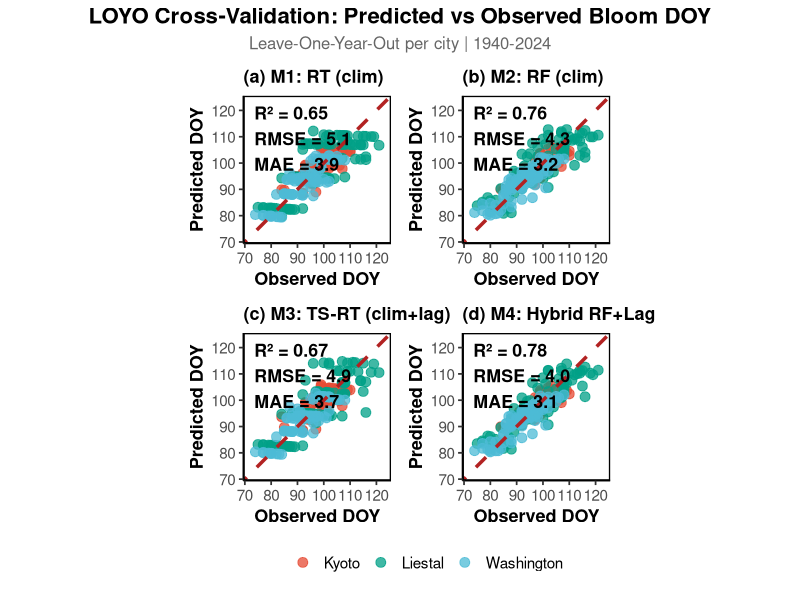
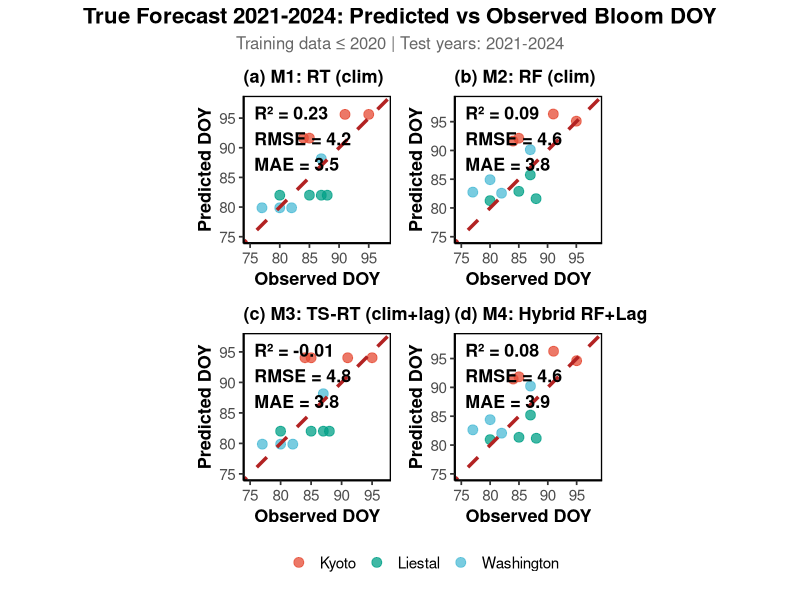
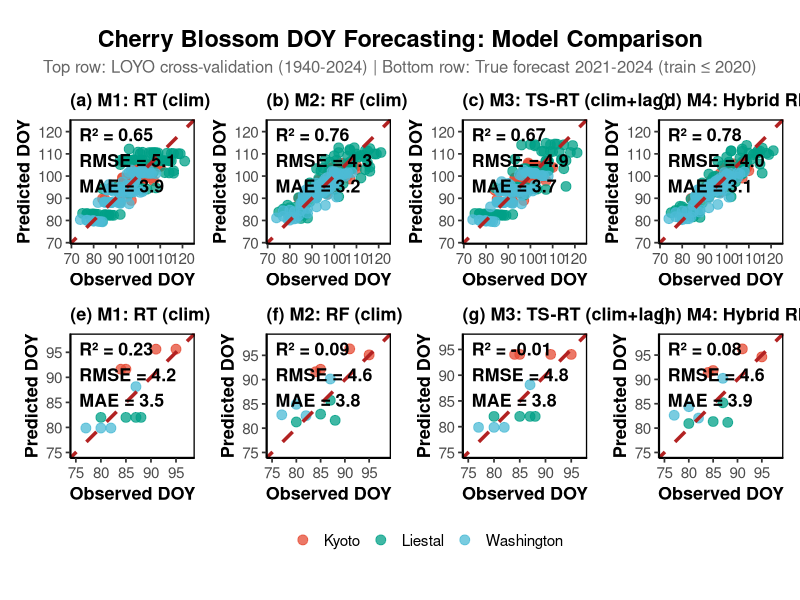

Reproduce these figures in R, in order.
# =============================================================================
# Cherry Blossom Bloom DOY Forecasting: Regression Tree & Random Forest Models
# Dataset: 3cities_doy_weather_1940_2024.csv (Kyoto, Liestal, Washington DC)
# Models: M1 = RT (clim), M2 = RF (clim), M3 = TS-RT (clim + lag), M4 = Hybrid RF+Lag
# Validation: (A) LOYO cross-validation; (B) True forecast 2021-2024 (train<=2020)
# Reference: Spiliotis (2022), Foresight Issue 64 — Decision Trees for Time-Series
# =============================================================================

library(tidyverse)
library(rpart)
library(randomForest)
library(patchwork)

set.seed(42)

# =============================================================================
# 1. LOAD DATA
# =============================================================================

df_raw <- read_csv("3cities_doy_weather_1940_2024.csv", show_col_types = FALSE)

df_raw <- df_raw %>%
  mutate(City = factor(City, levels = c("Kyoto", "Liestal", "Washington"))) %>%
  drop_na(bloom_doy)

# =============================================================================
# 2. PREDICTOR DEFINITIONS
# =============================================================================

clim_vars <- c(
  "TMAX", "TMIN", "TAVG", "TDIFF", "PRCP", "WIND", "EVPR", "SUND", "WATR",
  "SUND5_cum", "GDD5_cum", "CDD7_cum",
  "CODE3", "CODE51", "CODE71", "CODE73", "CODE61", "CODE53", "CODE63",
  "CODE55", "CODE75", "CODE2", "CODE0", "CODE1", "CODE65"
)

ts_vars  <- c("lag1_doy", "rolling3_doy", "Year_trend")
full_vars <- c(clim_vars, ts_vars)

# =============================================================================
# 3. FEATURE ENGINEERING  (lag1, rolling3, Year_trend — per PDF recommendations)
#    All lags reference only prior-year values: no data leakage in LOYO splits.
# =============================================================================

df <- df_raw %>%
  arrange(City, Year) %>%
  group_by(City) %>%
  mutate(
    lag1_doy     = lag(bloom_doy, 1),
    rolling3_doy = (lag(bloom_doy, 1) + lag(bloom_doy, 2) + lag(bloom_doy, 3)) / 3,
    Year_trend   = as.numeric(Year)
  ) %>%
  ungroup()

# =============================================================================
# 4. MODEL-FITTING HELPERS
# =============================================================================

# ---- M1: Regression Tree (climate vars only) --------------------------------
fit_rt <- function(train_data, predictors) {
  fml  <- as.formula(paste("bloom_doy ~", paste(predictors, collapse = " + ")))
  fit0 <- rpart(
    fml, data = train_data, method = "anova",
    control = rpart.control(cp = 0.0005, xval = 10, minsplit = 15)
  )
  best_cp <- fit0$cptable[which.min(fit0$cptable[, "xerror"]), "CP"]
  prune(fit0, cp = best_cp)
}

# ---- M2: Random Forest (climate vars only) ----------------------------------
fit_rf <- function(train_data, predictors) {
  fml <- as.formula(paste("bloom_doy ~", paste(predictors, collapse = " + ")))
  randomForest(fml, data = train_data, ntree = 300, importance = FALSE)
}

# ---- M3: PDF-inspired TS-RT (climate + lag1 + rolling3 + Year_trend) --------
# Identical tree machinery as M1 but with time-series features added
fit_ts_rt <- function(train_data, predictors) {
  fit_rt(train_data, predictors)   # same pruned rpart, different feature set
}

# ---- M4: Hybrid RF + Lag (climate + lag1 + rolling3 + Year_trend) -----------
fit_hybrid_rf <- function(train_data, predictors) {
  fit_rf(train_data, predictors)   # same RF machinery, enriched feature set
}

# =============================================================================
# 5. METRICS HELPER
# =============================================================================

calc_metrics <- function(observed, predicted) {
  n      <- sum(!is.na(observed) & !is.na(predicted))
  resid  <- observed - predicted
  rmse   <- sqrt(mean(resid^2, na.rm = TRUE))
  mae    <- mean(abs(resid),    na.rm = TRUE)
  ss_res <- sum(resid^2,          na.rm = TRUE)
  ss_tot <- sum((observed - mean(observed, na.rm = TRUE))^2, na.rm = TRUE)
  r2     <- 1 - ss_res / ss_tot
  list(N = n, R2 = round(r2, 4), RMSE = round(rmse, 4), MAE = round(mae, 4))
}

# =============================================================================
# 6. LOYO CROSS-VALIDATION  (per city, all 4 models)
# =============================================================================

run_loyo <- function(df, model_id, predictors, fit_fn) {

  results <- list()

  for (city_name in levels(df$City)) {

    dat_city   <- df %>% filter(City == city_name) %>% drop_na(all_of(predictors))
    years_city <- sort(unique(dat_city$Year))

    for (yy in years_city) {

      train <- dat_city %>% filter(Year != yy)
      test  <- dat_city %>% filter(Year == yy)

      if (nrow(train) < 20 || nrow(test) == 0) next

      # Impute any remaining NA in training lag columns with city training mean
      for (v in intersect(ts_vars, predictors)) {
        col_mean <- mean(train[[v]], na.rm = TRUE)
        train[[v]][is.na(train[[v]])] <- col_mean
        test[[v]][is.na(test[[v]])]   <- col_mean
      }

      fit  <- fit_fn(train, predictors)
      pred <- predict(fit, newdata = test)

      results[[length(results) + 1]] <- tibble(
        model    = model_id,
        City     = city_name,
        Year     = yy,
        observed = test$bloom_doy,
        predicted = pred
      )
    }
  }

  bind_rows(results)
}

cat("Running LOYO cross-validation...\n")

loyo_m1 <- run_loyo(df, "M1_RT",        clim_vars, fit_rt)
loyo_m2 <- run_loyo(df, "M2_RF",        clim_vars, fit_rf)
loyo_m3 <- run_loyo(df, "M3_TS_RT",     full_vars, fit_ts_rt)
loyo_m4 <- run_loyo(df, "M4_Hybrid_RF", full_vars, fit_hybrid_rf)

loyo_all <- bind_rows(loyo_m1, loyo_m2, loyo_m3, loyo_m4) %>%
  mutate(
    model = factor(model,
                   levels = c("M1_RT", "M2_RF", "M3_TS_RT", "M4_Hybrid_RF"),
                   labels = c("M1: RT (clim)", "M2: RF (clim)",
                              "M3: TS-RT (clim+lag)", "M4: Hybrid RF+Lag"))
  )

# =============================================================================
# 7. TRUE FORECAST  (train <= 2020, predict 2021-2024)
# =============================================================================

run_forecast <- function(df, model_id, predictors, fit_fn) {

  results <- list()

  for (city_name in levels(df$City)) {

    dat_city <- df %>% filter(City == city_name) %>% drop_na(all_of(predictors))
    train    <- dat_city %>% filter(Year <= 2020)
    test     <- dat_city %>% filter(Year %in% 2021:2024)

    if (nrow(train) < 20 || nrow(test) == 0) next

    for (v in intersect(ts_vars, predictors)) {
      col_mean <- mean(train[[v]], na.rm = TRUE)
      train[[v]][is.na(train[[v]])] <- col_mean
      test[[v]][is.na(test[[v]])]   <- col_mean
    }

    fit  <- fit_fn(train, predictors)
    pred <- predict(fit, newdata = test)

    results[[length(results) + 1]] <- tibble(
      model     = model_id,
      City      = city_name,
      Year      = test$Year,
      observed  = test$bloom_doy,
      predicted = pred
    )
  }

  bind_rows(results)
}

cat("Running true forecast 2021-2024...\n")

fc_m1 <- run_forecast(df, "M1_RT",        clim_vars, fit_rt)
fc_m2 <- run_forecast(df, "M2_RF",        clim_vars, fit_rf)
fc_m3 <- run_forecast(df, "M3_TS_RT",     full_vars, fit_ts_rt)
fc_m4 <- run_forecast(df, "M4_Hybrid_RF", full_vars, fit_hybrid_rf)

fc_all <- bind_rows(fc_m1, fc_m2, fc_m3, fc_m4) %>%
  mutate(
    model = factor(model,
                   levels = c("M1_RT", "M2_RF", "M3_TS_RT", "M4_Hybrid_RF"),
                   labels = c("M1: RT (clim)", "M2: RF (clim)",
                              "M3: TS-RT (clim+lag)", "M4: Hybrid RF+Lag"))
  )

# =============================================================================
# 8. METRICS TABLE  → model_comparison_metrics.csv
# =============================================================================

compute_metrics_table <- function(df_pred, eval_type) {
  models <- levels(df_pred$model)
  rows   <- list()

  for (mod in models) {
    sub <- df_pred %>% filter(model == mod)

    # Pooled
    m_all <- calc_metrics(sub$observed, sub$predicted)
    rows[[length(rows) + 1]] <- tibble(
      Evaluation = eval_type,
      Model = mod,
      City  = "All (pooled)",
      N     = m_all$N,
      R2    = m_all$R2,
      RMSE  = m_all$RMSE,
      MAE   = m_all$MAE
    )

    # Per city
    for (ct in levels(df$City)) {
      sub_ct <- sub %>% filter(City == ct)
      if (nrow(sub_ct) == 0) next
      m_ct <- calc_metrics(sub_ct$observed, sub_ct$predicted)
      rows[[length(rows) + 1]] <- tibble(
        Evaluation = eval_type,
        Model = mod,
        City  = ct,
        N     = m_ct$N,
        R2    = m_ct$R2,
        RMSE  = m_ct$RMSE,
        MAE   = m_ct$MAE
      )
    }
  }

  bind_rows(rows)
}

metrics_loyo <- compute_metrics_table(loyo_all, "LOYO CV")
metrics_fc   <- compute_metrics_table(fc_all,   "Forecast 2021-2024")

metrics_all <- bind_rows(metrics_loyo, metrics_fc)
write_csv(metrics_all, "model_comparison_metrics.csv")
cat("Saved: model_comparison_metrics.csv\n")

# Print summary
cat("\n========== LOYO pooled metrics ==========\n")
metrics_loyo %>% filter(City == "All (pooled)") %>%
  select(Model, R2, RMSE, MAE) %>% print(n = Inf)

cat("\n========== Forecast 2021-2024 pooled metrics ==========\n")
metrics_fc %>% filter(City == "All (pooled)") %>%
  select(Model, R2, RMSE, MAE) %>% print(n = Inf)

# =============================================================================
# 9. PLOTTING HELPERS
# =============================================================================

city_colors <- c(
  "Kyoto"      = "#E64B35",
  "Liestal"    = "#00A087",
  "Washington" = "#4DBBD5"
)

# Single-model predicted vs observed scatter panel
make_single_panel <- function(df_plot, model_label, panel_tag = NULL) {

  met <- calc_metrics(df_plot$observed, df_plot$predicted)

  axis_lo <- min(c(df_plot$observed, df_plot$predicted), na.rm = TRUE) - 2
  axis_hi <- max(c(df_plot$observed, df_plot$predicted), na.rm = TRUE) + 2

  annot_x <- axis_lo + 0.03 * (axis_hi - axis_lo)
  annot_y <- axis_hi - 0.03 * (axis_hi - axis_lo)

  title_str <- if (!is.null(panel_tag)) paste0(panel_tag, " ", model_label) else model_label

  ggplot(df_plot, aes(x = observed, y = predicted, color = City)) +
    geom_point(size = 3, alpha = 0.75) +
    geom_abline(slope = 1, intercept = 0, color = "firebrick", linewidth = 1.2, linetype = "dashed") +
    scale_color_manual(values = city_colors) +
    coord_fixed(xlim = c(axis_lo, axis_hi), ylim = c(axis_lo, axis_hi)) +
    labs(title = title_str, x = "Observed DOY", y = "Predicted DOY") +
    annotate("text",
             x = annot_x, y = annot_y, hjust = 0, vjust = 1,
             label = paste0("R² = ", sprintf("%.2f", met$R2),
                            "\nRMSE = ", sprintf("%.1f", met$RMSE),
                            "\nMAE = ",  sprintf("%.1f", met$MAE)),
             size = 4.5, fontface = "bold", color = "black") +
    theme_classic(base_size = 13) +
    theme(
      axis.title       = element_text(size = 13, face = "bold"),
      axis.text        = element_text(size = 11),
      plot.title       = element_text(size = 13, face = "bold"),
      panel.border     = element_rect(color = "black", fill = NA, linewidth = 0.9),
      legend.title     = element_blank(),
      legend.text      = element_text(size = 11),
      legend.position  = "bottom"
    )
}

# Build 4-panel figure for one evaluation type
make_4panel <- function(df_pred, panel_tags = c("(a)", "(b)", "(c)", "(d)")) {
  models <- levels(df_pred$model)
  panels <- Map(function(mod, tag) {
    sub <- df_pred %>% filter(model == mod)
    make_single_panel(sub, mod, tag)
  }, models, panel_tags)

  wrap_plots(panels, ncol = 2) +
    plot_layout(guides = "collect") &
    theme(legend.position = "bottom")
}

# =============================================================================
# 10. FIGURE A: LOYO cross-validation — 4 models
# =============================================================================

cat("Generating figures...\n")

fig_loyo <- make_4panel(loyo_all) +
  plot_annotation(
    title    = "LOYO Cross-Validation: Predicted vs Observed Bloom DOY",
    subtitle = "Leave-One-Year-Out per city | 1940-2024",
    theme    = theme(
      plot.title    = element_text(size = 16, face = "bold", hjust = 0.5),
      plot.subtitle = element_text(size = 12, hjust = 0.5, color = "grey40")
    )
  )

ggsave("LOYO_model_comparison.png", fig_loyo,
       width = 13, height = 12, dpi = 300)
cat("Saved: LOYO_model_comparison.png\n")

# =============================================================================
# 11. FIGURE B: True forecast 2021-2024 — 4 models
# =============================================================================

fig_fc <- make_4panel(fc_all) +
  plot_annotation(
    title    = "True Forecast 2021-2024: Predicted vs Observed Bloom DOY",
    subtitle = "Training data ≤ 2020 | Test years: 2021-2024",
    theme    = theme(
      plot.title    = element_text(size = 16, face = "bold", hjust = 0.5),
      plot.subtitle = element_text(size = 12, hjust = 0.5, color = "grey40")
    )
  )

ggsave("forecast_2021_2024_model_comparison.png", fig_fc,
       width = 13, height = 12, dpi = 300)
cat("Saved: forecast_2021_2024_model_comparison.png\n")

# =============================================================================
# 12. FIGURE C: Combined 8-panel (LOYO top, Forecast bottom)
# =============================================================================

loyo_panels <- Map(function(mod, tag) {
  sub <- loyo_all %>% filter(model == mod)
  make_single_panel(sub, mod, tag)
}, levels(loyo_all$model), c("(a)", "(b)", "(c)", "(d)"))

fc_panels <- Map(function(mod, tag) {
  sub <- fc_all %>% filter(model == mod)
  make_single_panel(sub, mod, tag)
}, levels(fc_all$model), c("(e)", "(f)", "(g)", "(h)"))

all_panels <- c(loyo_panels, fc_panels)

fig_combined <- wrap_plots(all_panels, ncol = 4) +
  plot_layout(guides = "collect") &
  theme(legend.position = "bottom")

fig_combined <- fig_combined +
  plot_annotation(
    title    = "Cherry Blossom DOY Forecasting: Model Comparison",
    subtitle = "Top row: LOYO cross-validation (1940-2024) | Bottom row: True forecast 2021-2024 (train ≤ 2020)",
    theme    = theme(
      plot.title    = element_text(size = 17, face = "bold", hjust = 0.5),
      plot.subtitle = element_text(size = 12, hjust = 0.5, color = "grey40")
    )
  )

ggsave("combined_model_comparison.png", fig_combined,
       width = 22, height = 12, dpi = 300)
cat("Saved: combined_model_comparison.png\n")

# =============================================================================
# 13. SAVE PREDICTION DATA TABLES
# =============================================================================

write_csv(loyo_all, "loyo_predictions_all_models.csv")
write_csv(fc_all,   "forecast_predictions_2021_2024_all_models.csv")

cat("\nDone. Output files:\n")
cat("  model_comparison_metrics.csv\n")
cat("  loyo_predictions_all_models.csv\n")
cat("  forecast_predictions_2021_2024_all_models.csv\n")
cat("  LOYO_model_comparison.png\n")
cat("  forecast_2021_2024_model_comparison.png\n")
cat("  combined_model_comparison.png\n")
